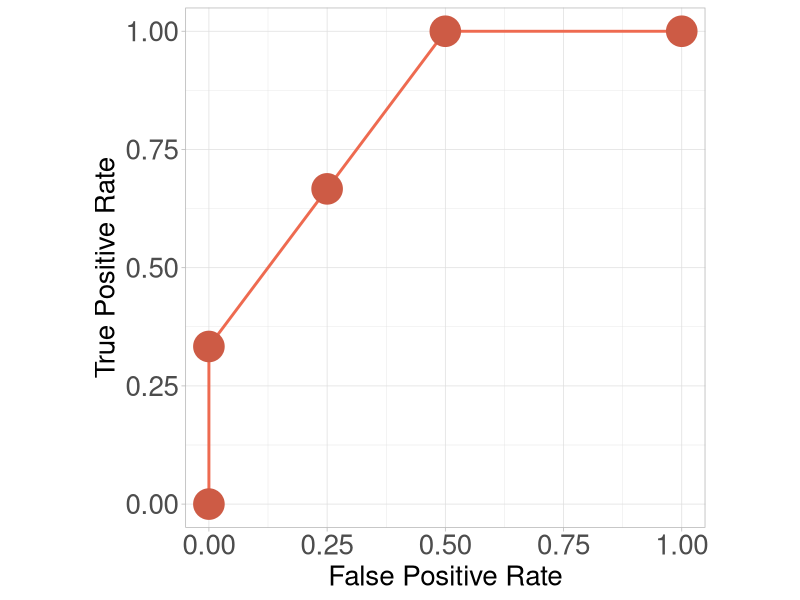

Write R code to recreate this figure.
## ---- chunk 1
# Q1.5
library(tidyverse)
roc = data.frame(tpr = c(0, 2, 4, 6, 6) / 6, fpr = c(0, 0, 1, 2, 4) / 4)

ggplot(roc, aes(fpr, tpr)) + 
geom_line(size = 1, color = "coral2") + 
geom_point(size = 10, color = "coral3") + 
theme_light() +
theme(
  axis.text = element_text(size = 20),
  axis.title = element_text(size = 20)
) +
labs(
  y = "True Positive Rate", 
  x = "False Positive Rate",
) +
coord_fixed()
